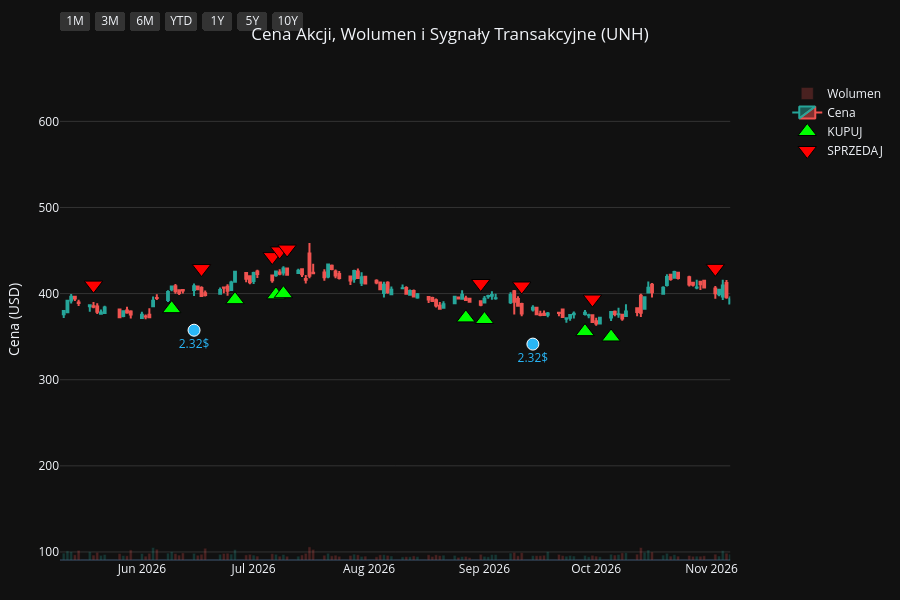
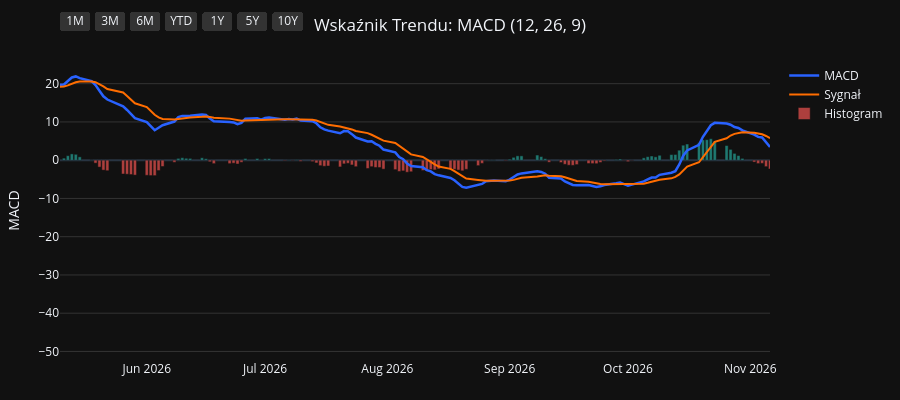
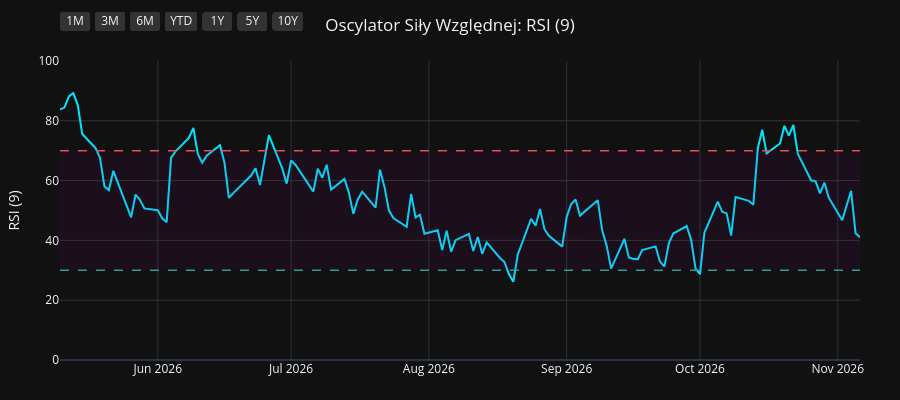
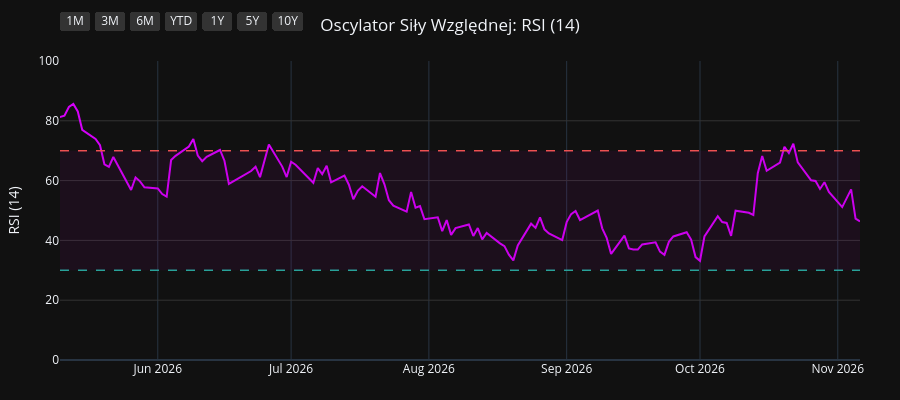

Notebook source saved alongside these figures, in order:
### Code cell
import os
import yfinance as yf
import pandas as pd
import pandas_ta as ta
import plotly.graph_objects as go
from plotly.subplots import make_subplots

# 1. Pobranie i przygotowanie danych
symbol = os.environ.get("STOCK_TICKER", "").strip().upper()
if not symbol:
    raise RuntimeError("Set STOCK_TICKER before running price_extractor.ipynb")
df = yf.Ticker(symbol).history(period="10y")
df.index = df.index.tz_localize(None)

# Wskaźniki i sygnały
df.ta.macd(fast=12, slow=26, signal=9, append=True)
df.ta.rsi(length=9, append=True)
df.ta.rsi(length=14, append=True)
df.ta.rsi(length=21, append=True)
df.dropna(inplace=True)

macd = df['MACD_12_26_9']
signal = df['MACDs_12_26_9']
wczorajszy_macd = macd.shift(1)
wczorajszy_signal = signal.shift(1)

df['Decyzja'] = 'BRAK'
df.loc[(macd > signal) & (wczorajszy_macd <= wczorajszy_signal), 'Decyzja'] = 'KUPUJ'
df.loc[(macd < signal) & (wczorajszy_macd >= wczorajszy_signal), 'Decyzja'] = 'SPRZEDAJ'

df_kupuj = df[df['Decyzja'] == 'KUPUJ']
df_sprzedaj = df[df['Decyzja'] == 'SPRZEDAJ']
df_dywidendy = df[df['Dividends'] > 0]
df_splity = df[df['Stock Splits'] > 0]

# Wspólna konfiguracja osi X
konfiguracja_osi_x = dict(
    type="date",
    showspikes=True, spikemode="across", spikesnap="cursor", spikedash="dot", spikecolor="#ffffff", spikethickness=1, hoverformat="%Y-%m-%d",
    rangeselector=dict(
        buttons=list([
            dict(count=1, label="1M", step="month", stepmode="backward"),
            dict(count=3, label="3M", step="month", stepmode="backward"),
            dict(count=6, label="6M", step="month", stepmode="backward"),
            dict(count=1, label="YTD", step="year", stepmode="todate"),
            dict(count=1, label="1Y", step="year", stepmode="backward"),
            dict(count=5, label="5Y", step="year", stepmode="backward"),
            dict(step="all", label="10Y")
        ]),
        bgcolor="#333333", activecolor="#2962ff", x=0, y=1.1
    )
)

# ==========================================
# WYKRES 1: CENA + WOLUMEN + SYGNAŁY
# ==========================================
fig1 = make_subplots(specs=[[{"secondary_y": True}]])

kolory_wolumenu = ['#26a69a' if row['Close'] >= row['Open'] else '#ef5350' for index, row in df.iterrows()]
fig1.add_trace(go.Bar(x=df.index, y=df['Volume'], marker_color=kolory_wolumenu, opacity=0.25, name='Wolumen'), secondary_y=True)
fig1.add_trace(go.Candlestick(x=df.index, open=df['Open'], high=df['High'], low=df['Low'], close=df['Close'], name='Cena', increasing_line_color='#26a69a', decreasing_line_color='#ef5350'), secondary_y=False)
fig1.add_trace(go.Scatter(x=df_kupuj.index, y=df_kupuj['Low'] * 0.95, customdata=df_kupuj[['Low', 'High']], mode='markers', marker=dict(symbol='triangle-up', size=16, color='#00ff00', line=dict(width=1, color='black')), name='KUPUJ', hovertemplate='KUPUJ<br>Najniższa: %{customdata[0]:.2f}<br>Najwyższa: %{customdata[1]:.2f}<extra></extra>'), secondary_y=False)
fig1.add_trace(go.Scatter(x=df_sprzedaj.index, y=df_sprzedaj['High'] * 1.05, customdata=df_sprzedaj[['Low', 'High']], mode='markers', marker=dict(symbol='triangle-down', size=16, color='#ff0000', line=dict(width=1, color='black')), name='SPRZEDAJ', hovertemplate='SPRZEDAJ<br>Najniższa: %{customdata[0]:.2f}<br>Najwyższa: %{customdata[1]:.2f}<extra></extra>'), secondary_y=False)

if not df_dywidendy.empty:
    fig1.add_trace(go.Scatter(x=df_dywidendy.index, y=df_dywidendy['Low'] * 0.90, mode='markers+text', marker=dict(symbol='circle', size=12, color='#29b6f6', line=dict(width=1, color='white')), text=df_dywidendy['Dividends'].apply(lambda x: f"{x}$"), textposition="bottom center", name='Dywidenda', showlegend=False, hovertemplate='Dywidenda: %{text}<extra></extra>', textfont=dict(color="#29b6f6")), secondary_y=False)
if not df_splity.empty:
                    fig1.add_trace(go.Scatter(x=df_splity.index, y=df_splity['High'], mode='markers+text', marker=dict(symbol='star', size=16, color='#ffee58', line=dict(width=1, color='black')), text=df_splity['Stock Splits'].apply(lambda x: f"{x:g}:1" if x >= 1 else f"1:{1 / x:g}"), textposition="top center", name='Split', hovertemplate='%{text}<extra></extra>', textfont=dict(color="#ffee58")), secondary_y=False)

fig1.update_layout(title=dict(text=f"Cena Akcji, Wolumen i Sygnały Transakcyjne ({symbol})", x=0.5, xanchor='center'), dragmode='pan', xaxis_rangeslider_visible=False, template='plotly_dark', height=600, hovermode='x unified', margin=dict(l=60, r=40, t=60, b=40))
fig1.update_xaxes(**konfiguracja_osi_x)
fig1.update_xaxes(range=[df.index.max() - pd.Timedelta(days=180), df.index.max()])
fig1.update_yaxes(title_text="Cena (USD)", secondary_y=False, gridcolor='#333333')
fig1.update_yaxes(range=[0, df['Volume'].max() * 4], showgrid=False, showticklabels=False, secondary_y=True)
fig1.show(config={'scrollZoom': True})

# ==========================================
# WYKRES 2: WSKAŹNIK MACD
# ==========================================
fig2 = go.Figure()
fig2.add_trace(go.Scatter(x=df.index, y=df['MACD_12_26_9'], line=dict(color='#2962ff', width=2.5), name='MACD'))
fig2.add_trace(go.Scatter(x=df.index, y=df['MACDs_12_26_9'], line=dict(color='#ff6d00', width=2), name='Sygnał'))
kolory_macd = ['#26a69a' if val >= 0 else '#ef5350' for val in df['MACDh_12_26_9']]
fig2.add_trace(go.Bar(x=df.index, y=df['MACDh_12_26_9'], marker_color=kolory_macd, name='Histogram', opacity=0.7))
fig2.update_layout(title=dict(text="Wskaźnik Trendu: MACD (12, 26, 9)", x=0.5, xanchor='center'), dragmode='pan', xaxis_rangeslider_visible=False, template='plotly_dark', height=400, hovermode='x unified', margin=dict(l=60, r=40, t=60, b=40))
fig2.update_xaxes(**konfiguracja_osi_x)
fig2.update_xaxes(range=[df.index.max() - pd.Timedelta(days=180), df.index.max()])
fig2.update_yaxes(title_text="MACD", gridcolor='#333333')
fig2.show(config={'scrollZoom': True})

# ==========================================
# WYKRES 3: OSCYLATOR RSI (9)
# ==========================================
fig3 = go.Figure()
fig3.add_trace(go.Scatter(x=df.index, y=df['RSI_9'], line=dict(color='#00e5ff', width=2), name='RSI (9)'))
fig3.add_hline(y=70, line_dash="dash", line_color="#ef5350", line_width=1.5)
fig3.add_hline(y=30, line_dash="dash", line_color="#26a69a", line_width=1.5)
fig3.add_hrect(y0=30, y1=70, line_width=0, fillcolor="purple", opacity=0.1)
fig3.update_layout(title=dict(text="Oscylator Siły Względnej: RSI (9)", x=0.5, xanchor='center'), dragmode='pan', xaxis_rangeslider_visible=False, template='plotly_dark', height=400, hovermode='x unified', margin=dict(l=60, r=40, t=60, b=40))
fig3.update_xaxes(**konfiguracja_osi_x)
fig3.update_xaxes(range=[df.index.max() - pd.Timedelta(days=180), df.index.max()])
fig3.update_yaxes(title_text="RSI (9)", range=[0, 100], gridcolor='#333333')
fig3.show(config={'scrollZoom': True})

# ==========================================
# WYKRES 4: OSCYLATOR RSI (14)
# ==========================================
fig4 = go.Figure()
fig4.add_trace(go.Scatter(x=df.index, y=df['RSI_14'], line=dict(color='#d500f9', width=2), name='RSI (14)'))
fig4.add_hline(y=70, line_dash="dash", line_color="#ef5350", line_width=1.5)
fig4.add_hline(y=30, line_dash="dash", line_color="#26a69a", line_width=1.5)
fig4.add_hrect(y0=30, y1=70, line_width=0, fillcolor="purple", opacity=0.1)
fig4.update_layout(title=dict(text="Oscylator Siły Względnej: RSI (14)", x=0.5, xanchor='center'), dragmode='pan', xaxis_rangeslider_visible=False, template='plotly_dark', height=400, hovermode='x unified', margin=dict(l=60, r=40, t=60, b=40))
fig4.update_xaxes(**konfiguracja_osi_x)
fig4.update_xaxes(range=[df.index.max() - pd.Timedelta(days=180), df.index.max()])
fig4.update_yaxes(title_text="RSI (14)", range=[0, 100], gridcolor='#333333')
fig4.show(config={'scrollZoom': True})

# ==========================================
# WYKRES 5: OSCYLATOR RSI (21)
# ==========================================
fig5 = go.Figure()
fig5.add_trace(go.Scatter(x=df.index, y=df['RSI_21'], line=dict(color='#64dd17', width=2), name='RSI (21)'))
fig5.add_hline(y=70, line_dash="dash", line_color="#ef5350", line_width=1.5)
fig5.add_hline(y=30, line_dash="dash", line_color="#26a69a", line_width=1.5)
fig5.add_hrect(y0=30, y1=70, line_width=0, fillcolor="purple", opacity=0.1)
fig5.update_layout(title=dict(text="Oscylator Siły Względnej: RSI (21)", x=0.5, xanchor='center'), dragmode='pan', xaxis_rangeslider_visible=False, template='plotly_dark', height=400, hovermode='x unified', margin=dict(l=60, r=40, t=60, b=40))
fig5.update_xaxes(**konfiguracja_osi_x)
fig5.update_xaxes(range=[df.index.max() - pd.Timedelta(days=180), df.index.max()])
fig5.update_yaxes(title_text="RSI (21)", range=[0, 100], gridcolor='#333333')
fig5.show(config={'scrollZoom': True})

### Figure 1 — Plotly figure (JSON) as saved in the notebook; plotly's stock layout.template omitted (floating-point values rounded to 4 significant figures; data arrays with more than 128 entries replaced by an {"elided": "..."} marker saying what was removed)
{"data": [{"marker": {"color": {"elided": "2478 str values"}}, "name": "Wolumen", "opacity": 0.25, "type": "bar", "x": {"elided": "2478 str values"}, "xaxis": "x", "y": {"elided": "2478 int values"}, "yaxis": "y2"}, {"close": {"elided": "2478 float values"}, "decreasing": {"line": {"color": "#ef5350"}}, "high": {"elided": "2478 float values"}, "increasing": {"line": {"color": "#26a69a"}}, "low": {"elided": "2478 float values"}, "name": "Cena", "open": {"elided": "2478 float values"}, "type": "candlestick", "x": {"elided": "2478 str values"}, "xaxis": "x", "yaxis": "y"}, {"customdata": {"elided": "102x2 float values"}, "hovertemplate": "KUPUJ<br>Najniższa: %{customdata[0]:.2f}<br>Najwyższa: %{customdata[1]:.2f}<extra></extra>", "marker": {"color": "#00ff00", "line": {"color": "black", "width": 1}, "size": 16, "symbol": "triangle-up"}, "mode": "markers", "name": "KUPUJ", "type": "scatter", "x": ["2017-02-01T00:00:00", "2017-02-14T00:00:00", "2017-02-24T00:00:00", "2017-04-17T00:00:00", "2017-05-24T00:00:00", "2017-07-05T00:00:00", "2017-07-20T00:00:00", "2017-08-01T00:00:00", "2017-08-31T00:00:00", "2017-10-03T00:00:00", "2017-10-17T00:00:00", "2017-11-29T00:00:00", "2018-01-05T00:00:00", "2018-01-12T00:00:00", "2018-02-26T00:00:00", "2018-03-15T00:00:00", "2018-04-04T00:00:00", "2018-05-14T00:00:00", "2018-06-07T00:00:00", "2018-07-11T00:00:00", "2018-08-07T00:00:00", "2018-08-24T00:00:00", "2018-10-02T00:00:00", "2018-11-06T00:00:00", "2018-11-28T00:00:00", "2019-01-09T00:00:00", "2019-02-20T00:00:00", "2019-03-14T00:00:00", "2019-04-01T00:00:00", "2019-04-26T00:00:00", "2019-06-10T00:00:00", "2019-07-11T00:00:00", "2019-09-09T00:00:00", "2019-10-08T00:00:00", "2019-11-15T00:00:00", "2019-12-18T00:00:00", "2020-02-11T00:00:00", "2020-03-06T00:00:00", "2020-03-27T00:00:00", "2020-05-27T00:00:00", "2020-07-02T00:00:00", "2020-07-13T00:00:00", "2020-08-05T00:00:00", "2020-09-30T00:00:00", "2020-11-04T00:00:00", "2020-12-07T00:00:00", "2020-12-29T00:00:00", "2021-02-23T00:00:00", "2021-04-15T00:00:00", "2021-05-03T00:00:00", "2021-06-25T00:00:00", "2021-08-04T00:00:00", "2021-08-17T00:00:00", "2021-10-08T00:00:00", "2021-12-07T00:00:00", "2022-02-01T00:00:00", "2022-03-02T00:00:00", "2022-04-06T00:00:00", "2022-05-24T00:00:00", "2022-06-22T00:00:00", "2022-07-15T00:00:00", "2022-10-04T00:00:00", "2022-10-17T00:00:00", "2022-11-28T00:00:00", "2023-01-25T00:00:00", "2023-02-08T00:00:00", "2023-03-17T00:00:00", "2023-05-31T00:00:00", "2023-06-27T00:00:00", "2023-07-17T00:00:00", "2023-09-15T00:00:00", "2023-11-13T00:00:00", "2023-12-01T00:00:00", "2024-01-03T00:00:00", "2024-02-06T00:00:00", "2024-03-14T00:00:00", "2024-04-17T00:00:00", "2024-06-28T00:00:00", "2024-09-04T00:00:00", "2024-10-03T00:00:00", "2024-10-09T00:00:00", "2024-11-06T00:00:00", "2024-11-20T00:00:00", "2024-11-25T00:00:00", "2024-12-31T00:00:00", "2025-03-07T00:00:00", "2025-05-28T00:00:00", "2025-08-12T00:00:00", "2025-10-08T00:00:00", "2025-11-26T00:00:00", "2025-12-30T00:00:00", "2026-01-21T00:00:00", "2026-02-13T00:00:00", "2026-04-02T00:00:00", "2026-06-09T00:00:00", "2026-06-26T00:00:00", "2026-07-07T00:00:00", "2026-07-09T00:00:00", "2026-08-27T00:00:00", "2026-09-01T00:00:00", "2026-09-28T00:00:00", "2026-10-05T00:00:00"], "xaxis": "x", "y": [130.8, 130.2, 130.6, 133.7, 141.4, 151.1, 153.7, 155.9, 159.8, 161.1, 160.4, 177.6, 184.2, 185.7, 188.3, 185.6, 181.3, 196.4, 204.2, 209.4, 212.2, 216.0, 221.5, 215.9, 225.9, 201.1, 222.8, 210.4, 202.7, 192.8, 205.1, 208.6, 191.4, 183.8, 214.9, 245.8, 241.5, 229.7, 202.1, 246.7, 253.2, 248.6, 259.9, 260.1, 291.9, 296.4, 296.2, 280.5, 327.5, 345.1, 345.1, 363.0, 360.3, 349.5, 400.7, 402.9, 416.1, 452.4, 426.8, 415.9, 451.8, 454.4, 453.0, 467.5, 428.4, 419.0, 412.7, 422.3, 424.6, 425.1, 431.9, 479.9, 488.0, 482.9, 449.8, 436.0, 426.5, 441.7, 539.6, 529.3, 525.9, 535.1, 526.7, 538.9, 457.6, 439.5, 267.8, 233.3, 338.5, 301.6, 307.0, 315.5, 265.0, 254.9, 382.5, 392.9, 398.6, 399.9, 371.8, 369.9, 355.8, 349.6], "yaxis": "y"}, {"customdata": {"elided": "102x2 float values"}, "hovertemplate": "SPRZEDAJ<br>Najniższa: %{customdata[0]:.2f}<br>Najwyższa: %{customdata[1]:.2f}<extra></extra>", "marker": {"color": "#ff0000", "line": {"color": "black", "width": 1}, "size": 16, "symbol": "triangle-down"}, "mode": "markers", "name": "SPRZEDAJ", "type": "scatter", "x": ["2017-02-02T00:00:00", "2017-02-17T00:00:00", "2017-03-21T00:00:00", "2017-05-09T00:00:00", "2017-06-30T00:00:00", "2017-07-06T00:00:00", "2017-07-27T00:00:00", "2017-08-10T00:00:00", "2017-09-14T00:00:00", "2017-10-10T00:00:00", "2017-11-09T00:00:00", "2017-12-14T00:00:00", "2018-01-10T00:00:00", "2018-01-31T00:00:00", "2018-03-01T00:00:00", "2018-03-21T00:00:00", "2018-05-03T00:00:00", "2018-05-29T00:00:00", "2018-06-21T00:00:00", "2018-07-19T00:00:00", "2018-08-22T00:00:00", "2018-09-10T00:00:00", "2018-10-10T00:00:00", "2018-11-20T00:00:00", "2018-12-10T00:00:00", "2019-02-08T00:00:00", "2019-02-21T00:00:00", "2019-03-27T00:00:00", "2019-04-11T00:00:00", "2019-06-03T00:00:00", "2019-06-26T00:00:00", "2019-07-23T00:00:00", "2019-09-25T00:00:00", "2019-11-13T00:00:00", "2019-12-03T00:00:00", "2019-12-26T00:00:00", "2020-02-24T00:00:00", "2020-03-12T00:00:00", "2020-05-06T00:00:00", "2020-06-11T00:00:00", "2020-07-09T00:00:00", "2020-07-27T00:00:00", "2020-08-20T00:00:00", "2020-10-26T00:00:00", "2020-11-19T00:00:00", "2020-12-09T00:00:00", "2021-01-15T00:00:00", "2021-04-05T00:00:00", "2021-04-30T00:00:00", "2021-05-12T00:00:00", "2021-07-26T00:00:00", "2021-08-05T00:00:00", "2021-08-27T00:00:00", "2021-11-11T00:00:00", "2022-01-04T00:00:00", "2022-02-17T00:00:00", "2022-04-04T00:00:00", "2022-04-21T00:00:00", "2022-06-13T00:00:00", "2022-07-14T00:00:00", "2022-08-04T00:00:00", "2022-10-10T00:00:00", "2022-11-10T00:00:00", "2022-12-15T00:00:00", "2023-02-06T00:00:00", "2023-02-28T00:00:00", "2023-04-19T00:00:00", "2023-06-14T00:00:00", "2023-07-06T00:00:00", "2023-08-08T00:00:00", "2023-10-23T00:00:00", "2023-11-14T00:00:00", "2023-12-11T00:00:00", "2024-01-16T00:00:00", "2024-02-28T00:00:00", "2024-04-02T00:00:00", "2024-05-24T00:00:00", "2024-08-06T00:00:00", "2024-09-06T00:00:00", "2024-10-08T00:00:00", "2024-10-15T00:00:00", "2024-11-19T00:00:00", "2024-11-22T00:00:00", "2024-12-05T00:00:00", "2025-02-10T00:00:00", "2025-04-17T00:00:00", "2025-07-16T00:00:00", "2025-09-22T00:00:00", "2025-10-10T00:00:00", "2025-12-23T00:00:00", "2026-01-14T00:00:00", "2026-01-27T00:00:00", "2026-03-23T00:00:00", "2026-05-19T00:00:00", "2026-06-17T00:00:00", "2026-07-06T00:00:00", "2026-07-08T00:00:00", "2026-07-10T00:00:00", "2026-08-31T00:00:00", "2026-09-11T00:00:00", "2026-09-30T00:00:00", "2026-11-02T00:00:00"], "xaxis": "x", "y": [145.7, 142.9, 151.2, 156.6, 167.5, 169.3, 171.3, 174.9, 179.1, 177.4, 191.2, 205.6, 203.8, 223.8, 207.7, 206.7, 213.4, 221.7, 231.4, 234.0, 238.9, 244.2, 248.4, 244.2, 247.0, 246.7, 247.8, 226.4, 227.6, 224.7, 229.7, 237.1, 210.7, 238.9, 259.0, 276.6, 269.8, 254.2, 279.1, 284.5, 281.2, 284.5, 296.9, 309.9, 324.4, 331.6, 335.1, 354.9, 382.7, 391.3, 399.3, 403.6, 401.8, 442.1, 484.8, 461.3, 494.7, 529.0, 464.6, 490.1, 523.5, 492.0, 536.1, 520.6, 466.9, 471.1, 491.0, 450.6, 464.0, 499.1, 520.4, 535.1, 544.2, 518.9, 493.3, 460.6, 513.7, 576.1, 599.1, 589.8, 570.3, 587.5, 601.9, 609.6, 536.8, 494.3, 300.8, 350.3, 377.8, 337.5, 350.2, 308.4, 291.3, 409.9, 429.1, 442.9, 449.5, 451.7, 411.7, 408.8, 393.7, 429.3], "yaxis": "y"}, {"hovertemplate": "Dywidenda: %{text}<extra></extra>", "marker": {"color": "#29b6f6", "line": {"color": "white", "width": 1}, "size": 12, "symbol": "circle"}, "mode": "markers+text", "name": "Dywidenda", "showlegend": false, "text": ["0.625$", "0.75$", "0.75$", "0.75$", "0.75$", "0.9$", "0.9$", "0.9$", "0.9$", "1.08$", "1.08$", "1.08$", "1.08$", "1.25$", "1.25$", "1.25$", "1.25$", "1.45$", "1.45$", "1.45$", "1.45$", "1.65$", "1.65$", "1.65$", "1.65$", "1.88$", "1.88$", "1.88$", "1.88$", "2.1$", "2.1$", "2.1$", "2.1$", "2.21$", "2.21$", "2.21$", "2.21$", "2.32$", "2.32$"], "textfont": {"color": "#29b6f6"}, "textposition": "bottom center", "type": "scatter", "x": ["2017-03-08T00:00:00", "2017-06-15T00:00:00", "2017-09-07T00:00:00", "2017-11-30T00:00:00", "2018-03-08T00:00:00", "2018-06-15T00:00:00", "2018-09-06T00:00:00", "2018-11-30T00:00:00", "2019-03-08T00:00:00", "2019-06-14T00:00:00", "2019-09-13T00:00:00", "2019-12-06T00:00:00", "2020-03-13T00:00:00", "2020-06-19T00:00:00", "2020-09-11T00:00:00", "2020-12-04T00:00:00", "2021-03-12T00:00:00", "2021-06-18T00:00:00", "2021-09-10T00:00:00", "2021-12-03T00:00:00", "2022-03-11T00:00:00", "2022-06-16T00:00:00", "2022-09-09T00:00:00", "2022-12-02T00:00:00", "2023-03-10T00:00:00", "2023-06-15T00:00:00", "2023-09-08T00:00:00", "2023-12-01T00:00:00", "2024-03-08T00:00:00", "2024-06-17T00:00:00", "2024-09-16T00:00:00", "2024-12-09T00:00:00", "2025-03-10T00:00:00", "2025-06-16T00:00:00", "2025-09-15T00:00:00", "2025-12-08T00:00:00", "2026-03-09T00:00:00", "2026-06-15T00:00:00", "2026-09-14T00:00:00"], "xaxis": "x", "y": [128.1, 138.8, 152.5, 172.6, 174.5, 197.5, 209.4, 219.6, 185.4, 192.7, 184.6, 223.4, 194.7, 234.8, 241.0, 281.3, 287.4, 317.3, 331.0, 367.2, 399.2, 374.2, 435.3, 444.8, 383.7, 388.0, 404.6, 462.3, 404.2, 417.8, 504.3, 469.1, 413.2, 265.5, 300.3, 284.9, 247.8, 357.5, 341.4], "yaxis": "y"}], "layout": {"dragmode": "pan", "height": 600, "hovermode": "x unified", "margin": {"b": 40, "l": 60, "r": 40, "t": 60}, "title": {"text": "Cena Akcji, Wolumen i Sygnały Transakcyjne (UNH)", "x": 0.5, "xanchor": "center"}, "xaxis": {"anchor": "y", "domain": [0.0, 0.94], "hoverformat": "%Y-%m-%d", "range": ["2026-05-10T00:00:00", "2026-11-06T00:00:00"], "rangeselector": {"activecolor": "#2962ff", "bgcolor": "#333333", "buttons": [{"count": 1, "label": "1M", "step": "month", "stepmode": "backward"}, {"count": 3, "label": "3M", "step": "month", "stepmode": "backward"}, {"count": 6, "label": "6M", "step": "month", "stepmode": "backward"}, {"count": 1, "label": "YTD", "step": "year", "stepmode": "todate"}, {"count": 1, "label": "1Y", "step": "year", "stepmode": "backward"}, {"count": 5, "label": "5Y", "step": "year", "stepmode": "backward"}, {"label": "10Y", "step": "all"}], "x": 0, "y": 1.1}, "rangeslider": {"visible": false}, "showspikes": true, "spikecolor": "#ffffff", "spikedash": "dot", "spikemode": "across", "spikesnap": "cursor", "spikethickness": 1, "type": "date"}, "yaxis": {"anchor": "x", "domain": [0.0, 1.0], "gridcolor": "#333333", "title": {"text": "Cena (USD)"}}, "yaxis2": {"anchor": "x", "overlaying": "y", "range": [0, 487396800], "showgrid": false, "showticklabels": false, "side": "right"}}}

### Figure 2 — Plotly figure (JSON) as saved in the notebook; plotly's stock layout.template omitted (floating-point values rounded to 4 significant figures; data arrays with more than 128 entries replaced by an {"elided": "..."} marker saying what was removed)
{"data": [{"line": {"color": "#2962ff", "width": 2.5}, "name": "MACD", "type": "scatter", "x": {"elided": "2478 str values"}, "y": {"elided": "2478 float values"}}, {"line": {"color": "#ff6d00", "width": 2}, "name": "Sygnał", "type": "scatter", "x": {"elided": "2478 str values"}, "y": {"elided": "2478 float values"}}, {"marker": {"color": {"elided": "2478 str values"}}, "name": "Histogram", "opacity": 0.7, "type": "bar", "x": {"elided": "2478 str values"}, "y": {"elided": "2478 float values"}}], "layout": {"dragmode": "pan", "height": 400, "hovermode": "x unified", "margin": {"b": 40, "l": 60, "r": 40, "t": 60}, "title": {"text": "Wskaźnik Trendu: MACD (12, 26, 9)", "x": 0.5, "xanchor": "center"}, "xaxis": {"hoverformat": "%Y-%m-%d", "range": ["2026-05-10T00:00:00", "2026-11-06T00:00:00"], "rangeselector": {"activecolor": "#2962ff", "bgcolor": "#333333", "buttons": [{"count": 1, "label": "1M", "step": "month", "stepmode": "backward"}, {"count": 3, "label": "3M", "step": "month", "stepmode": "backward"}, {"count": 6, "label": "6M", "step": "month", "stepmode": "backward"}, {"count": 1, "label": "YTD", "step": "year", "stepmode": "todate"}, {"count": 1, "label": "1Y", "step": "year", "stepmode": "backward"}, {"count": 5, "label": "5Y", "step": "year", "stepmode": "backward"}, {"label": "10Y", "step": "all"}], "x": 0, "y": 1.1}, "rangeslider": {"visible": false}, "showspikes": true, "spikecolor": "#ffffff", "spikedash": "dot", "spikemode": "across", "spikesnap": "cursor", "spikethickness": 1, "type": "date"}, "yaxis": {"gridcolor": "#333333", "title": {"text": "MACD"}}}}

### Figure 3 — Plotly figure (JSON) as saved in the notebook; plotly's stock layout.template omitted (floating-point values rounded to 4 significant figures; data arrays with more than 128 entries replaced by an {"elided": "..."} marker saying what was removed)
{"data": [{"line": {"color": "#00e5ff", "width": 2}, "name": "RSI (9)", "type": "scatter", "x": {"elided": "2478 str values"}, "y": {"elided": "2478 float values"}}], "layout": {"dragmode": "pan", "height": 400, "hovermode": "x unified", "margin": {"b": 40, "l": 60, "r": 40, "t": 60}, "shapes": [{"line": {"color": "#ef5350", "dash": "dash", "width": 1.5}, "type": "line", "x0": 0, "x1": 1, "xref": "x domain", "y0": 70, "y1": 70, "yref": "y"}, {"line": {"color": "#26a69a", "dash": "dash", "width": 1.5}, "type": "line", "x0": 0, "x1": 1, "xref": "x domain", "y0": 30, "y1": 30, "yref": "y"}, {"fillcolor": "purple", "line": {"width": 0}, "opacity": 0.1, "type": "rect", "x0": 0, "x1": 1, "xref": "x domain", "y0": 30, "y1": 70, "yref": "y"}], "title": {"text": "Oscylator Siły Względnej: RSI (9)", "x": 0.5, "xanchor": "center"}, "xaxis": {"hoverformat": "%Y-%m-%d", "range": ["2026-05-10T00:00:00", "2026-11-06T00:00:00"], "rangeselector": {"activecolor": "#2962ff", "bgcolor": "#333333", "buttons": [{"count": 1, "label": "1M", "step": "month", "stepmode": "backward"}, {"count": 3, "label": "3M", "step": "month", "stepmode": "backward"}, {"count": 6, "label": "6M", "step": "month", "stepmode": "backward"}, {"count": 1, "label": "YTD", "step": "year", "stepmode": "todate"}, {"count": 1, "label": "1Y", "step": "year", "stepmode": "backward"}, {"count": 5, "label": "5Y", "step": "year", "stepmode": "backward"}, {"label": "10Y", "step": "all"}], "x": 0, "y": 1.1}, "rangeslider": {"visible": false}, "showspikes": true, "spikecolor": "#ffffff", "spikedash": "dot", "spikemode": "across", "spikesnap": "cursor", "spikethickness": 1, "type": "date"}, "yaxis": {"gridcolor": "#333333", "range": [0, 100], "title": {"text": "RSI (9)"}}}}

### Figure 4 — Plotly figure (JSON) as saved in the notebook; plotly's stock layout.template omitted (floating-point values rounded to 4 significant figures; data arrays with more than 128 entries replaced by an {"elided": "..."} marker saying what was removed)
{"data": [{"line": {"color": "#d500f9", "width": 2}, "name": "RSI (14)", "type": "scatter", "x": {"elided": "2478 str values"}, "y": {"elided": "2478 float values"}}], "layout": {"dragmode": "pan", "height": 400, "hovermode": "x unified", "margin": {"b": 40, "l": 60, "r": 40, "t": 60}, "shapes": [{"line": {"color": "#ef5350", "dash": "dash", "width": 1.5}, "type": "line", "x0": 0, "x1": 1, "xref": "x domain", "y0": 70, "y1": 70, "yref": "y"}, {"line": {"color": "#26a69a", "dash": "dash", "width": 1.5}, "type": "line", "x0": 0, "x1": 1, "xref": "x domain", "y0": 30, "y1": 30, "yref": "y"}, {"fillcolor": "purple", "line": {"width": 0}, "opacity": 0.1, "type": "rect", "x0": 0, "x1": 1, "xref": "x domain", "y0": 30, "y1": 70, "yref": "y"}], "title": {"text": "Oscylator Siły Względnej: RSI (14)", "x": 0.5, "xanchor": "center"}, "xaxis": {"hoverformat": "%Y-%m-%d", "range": ["2026-05-10T00:00:00", "2026-11-06T00:00:00"], "rangeselector": {"activecolor": "#2962ff", "bgcolor": "#333333", "buttons": [{"count": 1, "label": "1M", "step": "month", "stepmode": "backward"}, {"count": 3, "label": "3M", "step": "month", "stepmode": "backward"}, {"count": 6, "label": "6M", "step": "month", "stepmode": "backward"}, {"count": 1, "label": "YTD", "step": "year", "stepmode": "todate"}, {"count": 1, "label": "1Y", "step": "year", "stepmode": "backward"}, {"count": 5, "label": "5Y", "step": "year", "stepmode": "backward"}, {"label": "10Y", "step": "all"}], "x": 0, "y": 1.1}, "rangeslider": {"visible": false}, "showspikes": true, "spikecolor": "#ffffff", "spikedash": "dot", "spikemode": "across", "spikesnap": "cursor", "spikethickness": 1, "type": "date"}, "yaxis": {"gridcolor": "#333333", "range": [0, 100], "title": {"text": "RSI (14)"}}}}
